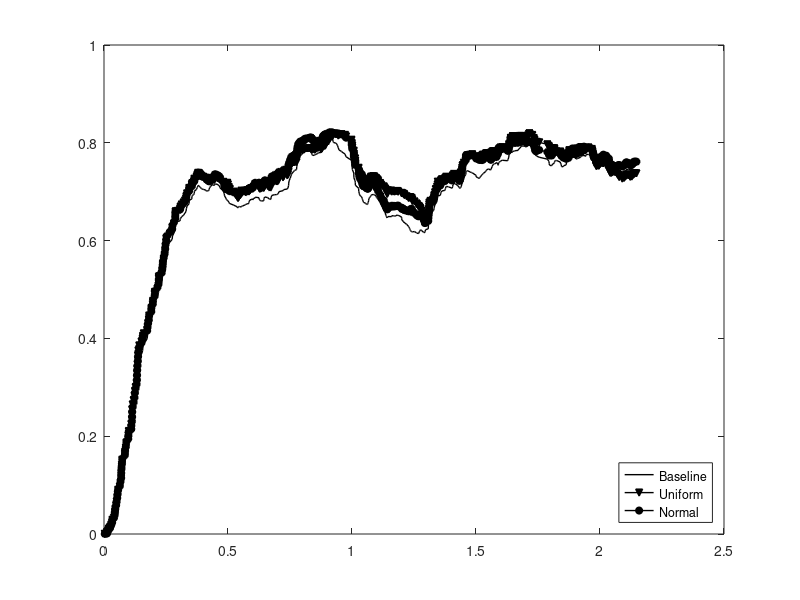

Here is the MATLAB script that generated this plot: (Note: this script raises an error after producing the figure.)
function main_func()
   
    clear all;

%     bayesian_baseline(ConnLog);  
    load('bayesian_baseline_connection_log.mat');
    baseline_con_table = con_table;
    clearvars con_table;

%     bayesian_game(ConnLog, distribution, at_least_m);
    load('bayesian_game_uniform_connection_log.mat');
    bayesian_uniform_con_table = con_table;
    clearvars con_table;
    
%     bayesian_game(ConnLog, 1, at_least_m);
    load('bayesian_game_normal_connection_log.mat');
    bayesian_normal_con_table = con_table;
    clearvars con_table;   offset = 0.03;
   
   
    connection_idx_col_order_id =1;
    cac_result_col_order_id = connection_idx_col_order_id + 1;
    allocated_bandwidth_col_order_id = connection_idx_col_order_id + 2;
    online_conns_num_col_order_id = connection_idx_col_order_id +3;
    bs_bandwidth_available_col_order_id = connection_idx_col_order_id +4;

    %input 
    input_separator_col_order_id = 6;
    traffic_type_col_order_id = input_separator_col_order_id + 1;
    minimum_bandwidth_col_order_id = input_separator_col_order_id + 2;
    required_bandwidth_col_order_id = input_separator_col_order_id + 3;
    arrival_time_col_order_id = input_separator_col_order_id + 4;

    leave_time_col_order_id = input_separator_col_order_id + 6;
    
        %%
    % plot utilization of bandwidth
    B_total = 20000;

    %%setup moving smooth filter
    a = 1;
    win_width = 100;
    b = ones(win_width,1)/win_width;

    %% setup the line
    set(gcf, 'DefaultLineMarkerSize', 5);
    set(gcf, 'DefaultLineLineWidth',1);
    set(gcf, 'DefaultLineMarkerEdgeColor','k');
    set(gcf, 'DefaultLineMarkerFaceColor','k');
%     color_order = [202 25 27; 202 25 27; 56 110 18; 56 110 18; 32 11 153; 32 11 153]/255;
%     set(gcf, 'DefaultAxesColorOrder', color_order);

    % all t are same
    t = baseline_con_table(:,arrival_time_col_order_id)/3600; % seconds to hour
 
    %BaseLine
    sdata = 1- baseline_con_table(:,bs_bandwidth_available_col_order_id)/B_total;
    baseline_y1 = filter(b,a,sdata);
    baseline_y2 = mean(baseline_y1)*ones(size(t,1),1);
    
    %Uniform
    %t = elkadi_con_table(:,arrival_time_col_order_id)/3600; % seconds to hour
    sdata = 1- bayesian_uniform_con_table(:,bs_bandwidth_available_col_order_id)/B_total + offset;
    uniform_y1 = filter(b,a,sdata);
    uniform_y2 = mean(uniform_y1)*ones(size(t,1),1);
 
    %Normal
    %t = elkadi_con_table(:,arrival_time_col_order_id)/3600; % seconds to hour
    sdata = 1- bayesian_normal_con_table(:,bs_bandwidth_available_col_order_id)/B_total + offset;
    normal_y1 = filter(b,a,sdata);
    normal_y2 = mean(normal_y1)*ones(size(t,1),1);
    
    h = plot(t,baseline_y1,'-k', ...
            t, uniform_y1, '-kv',  ...
            t, normal_y1, '-ko', ...
            'LineWidth',1, 'MarkerSize',5, 'MarkerFace', 'k'); 
    h_legend = legend(h, 'Baseline',...
        'Uniform',...
        'Normal',...
            'Location','southeast');
    %set(h_legend,'FontSize',9);
    nummarkers(h, 19, 1);
 

    %%
    xlabel('Time (hour)');
    ylabel('Bandwidth Utilization'); 
    grid off;
    h1 = figure(1);
    set(h1, 'InvertHardcopy', 'on');
    save_figure(h1, 'bayesian_time_vs_bw_utilization');
    
end

function save_figure(h1,file_name) 

currentFolder = 'E:\yzw_thesis\body';
main_dir_name = strcat(currentFolder,'\bayesian_figures\');
if(1~=isdir(main_dir_name))
    mkdir(main_dir_name);
end
% file_name = 'bayesian_simulation_heavy_load';
% print(h1,'-dtiff','-r600',strcat(main_dir_name,file_name,'.tif'));
print(h1,'-deps',strcat(main_dir_name,file_name,'.eps'));
% print(h1,'-dpdf',strcat(main_dir_name,file_name,'.pdf'));
% saveTightFigure(h1, strcat(main_dir_name,file_name,'_tight','.pdf'));

end
